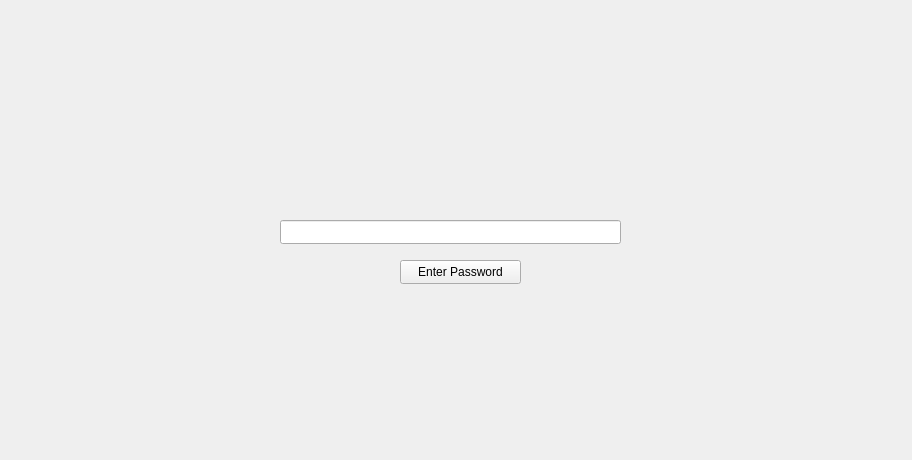
<?xml version="1.0" encoding="UTF-8"?>
<ui version="4.0">
 <class>PanelEnterPasswd</class>
 <widget class="QWidget" name="PanelEnterPasswd">
  <property name="geometry">
   <rect>
    <x>0</x>
    <y>0</y>
    <width>912</width>
    <height>460</height>
   </rect>
  </property>
  <property name="windowTitle">
   <string>Form</string>
  </property>
  <widget class="QPushButton" name="buttonEnterPasswd">
   <property name="geometry">
    <rect>
     <x>400</x>
     <y>260</y>
     <width>121</width>
     <height>24</height>
    </rect>
   </property>
   <property name="text">
    <string>Enter Password</string>
   </property>
  </widget>
  <widget class="QLineEdit" name="lineEnterPasswd">
   <property name="geometry">
    <rect>
     <x>280</x>
     <y>220</y>
     <width>341</width>
     <height>24</height>
    </rect>
   </property>
   <property name="text">
    <string/>
   </property>
   <property name="echoMode">
    <enum>QLineEdit::Password</enum>
   </property>
  </widget>
 </widget>
 <resources/>
 <connections/>
</ui>
